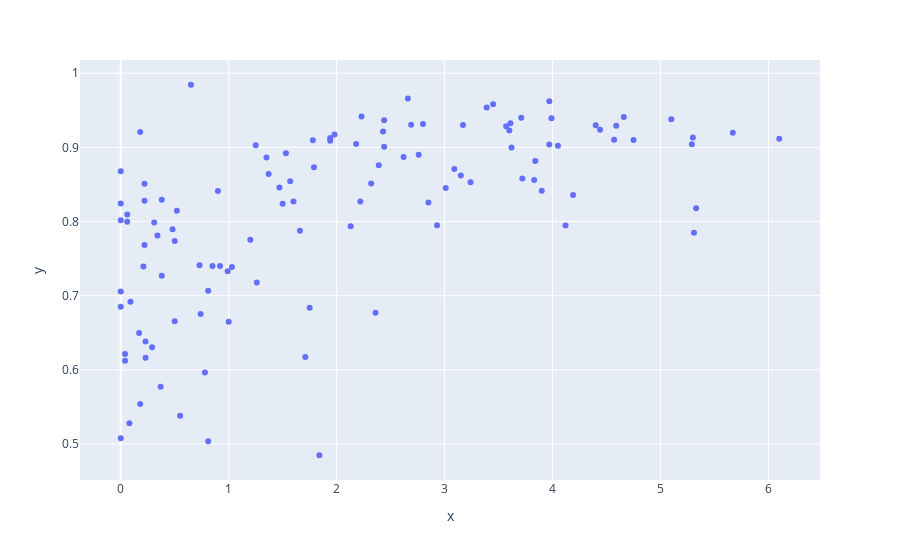

The notebook cell this image was saved under:
### Code cell
# this one

x = bhp.iloc[::, 58] 
y = bhp.iloc[::, -1] # social support
z = bhp.iloc[::, 118]

px.scatter(x=x, y=y,
           # size=z
          )

### Figure 1 — Plotly figure (JSON) as saved in the notebook; plotly's stock layout.template omitted (floating-point values rounded to 4 significant figures; data arrays with more than 128 entries replaced by an {"elided": "..."} marker saying what was removed)
{"data": [{"hovertemplate": "x=%{x}<br>y=%{y}<extra></extra>", "legendgroup": "", "marker": {"color": "#636efa", "symbol": "circle"}, "mode": "markers", "name": "", "orientation": "v", "showlegend": false, "type": "scatter", "x": {"elided": "139 float values"}, "xaxis": "x", "y": {"elided": "139 float values"}, "yaxis": "y"}], "layout": {"autosize": true, "legend": {"tracegroupgap": 0}, "margin": {"t": 60}, "xaxis": {"anchor": "y", "autorange": true, "domain": [0, 1], "range": [-0.392, 6.492], "title": {"text": "x"}, "type": "linear"}, "yaxis": {"anchor": "x", "autorange": true, "domain": [0, 1], "range": [0.446, 1.023], "title": {"text": "y"}, "type": "linear"}}}
